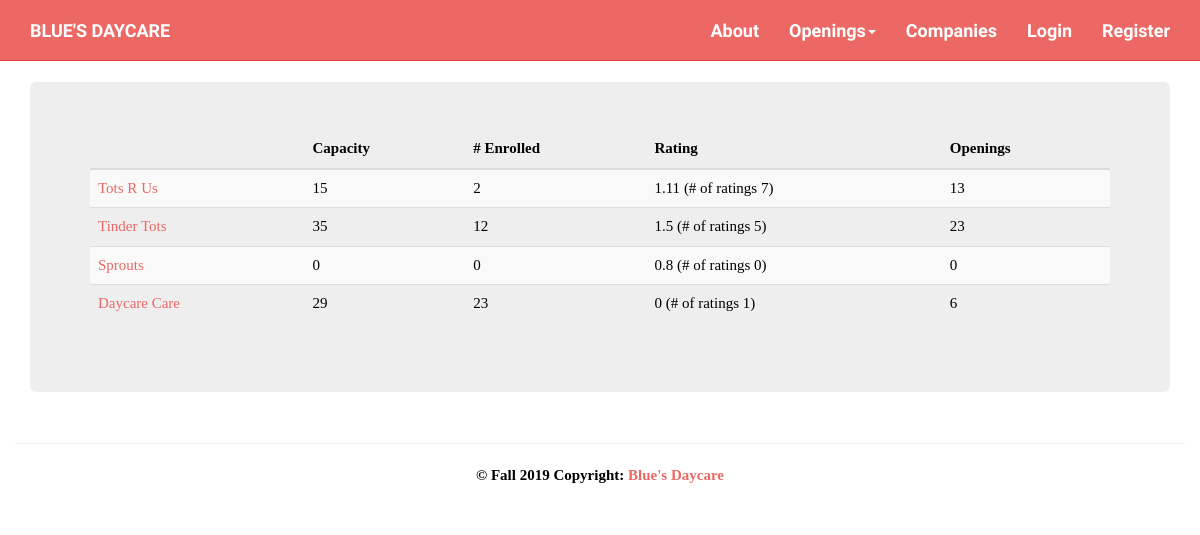
Screenshot of /index.php?action=viewCompanies with the database file from the repository.
### tables this page shows
CREATE TABLE `company` (
  `companyID` int(11) NOT NULL,
  `companyName` varchar(100) NOT NULL,
  `employeeCount` int(11) NOT NULL DEFAULT '1',
  `childCapacity` int(11) NOT NULL DEFAULT '0',
  `childrenEnrolled` int(11) NOT NULL DEFAULT '0',
  `overallRating` float DEFAULT '0',
  `ownerID` int(11) NOT NULL,
  `companyImage` varchar(50) DEFAULT 'images/default-company.jpg'
);

CREATE TABLE `user` (
  `id` int(11) NOT NULL,
  `fName` varchar(50) NOT NULL,
  `lName` varchar(50) NOT NULL,
  `email` varchar(50) NOT NULL,
  `uName` varchar(50) DEFAULT NULL,
  `pWord` varchar(120) DEFAULT NULL,
  `image` varchar(100) DEFAULT 'images/default.jpg',
  `roleID` int(11) DEFAULT NULL,
  `Restricted` int(1) NOT NULL
);

### models/company_db.php (called while the page is built, shortened)
<?php
class company_db {
    public static function select_all() {
        $db = Database::getDB();
        $queryUsers = 'SELECT * FROM company';
        $statement = $db->prepare($queryUsers);
        $statement->execute();
        $rows = $statement->fetchAll();
        foreach ($rows as $value) {
            $owner = user_db::get_user_by_id($value['ownerID']);
            $company = new company($value['companyID'], $value['companyName'], $value['employeeCount'], $value['childCapacity'], $value['childrenEnrolled'], $value['overallRating'], $owner, $value['companyImage']);
            $companies[]=$company;
        }
        return $companies;
    }
}

### models/user_db.php (called while the page is built, shortened)
<?php
class user_db {
    public static function get_user_by_id($id) {
        $db = Database::getDB();
        $query = 'SELECT *
              FROM user
              WHERE ID= :id';
        $statement = $db->prepare($query);
        $statement->bindValue(':id', $id);
        $statement->execute();
        $value = $statement->fetch();
        $userRole = role_db::get_role_by_id($value['roleID']);
        $users = new user($value['id'], $value['fName'], $value['lName'], $value['email'], $value['uName'], $value['pWord'], $value['image'], $userRole, $value['Restricted']);
        return $users;
    }
}

### models/role_db.php (called while the page is built, shortened)
<?php
class role_db {
    public static function get_role_by_id($id) {
        $db = Database::getDB();
        $query = 'SELECT *
              FROM role
              WHERE ID= :id';
        $statement = $db->prepare($query);
        $statement->bindValue(':id', $id);
        $statement->execute();
        $value = $statement->fetch();
        $role = new role($value['id'], $value['type']);
        return $role;
    }
}

### models/company.php (called while the page is built, shortened)
<?php
class company {
    private $ID, $companyName, $employeeCount, $childCapacity, $childrenEnrolled, $overallRating, $ownerID, $image, $ratingsCount;
    function __construct($ID, $companyName, $employeeCount, $childCapacity, $childrenEnrolled, $overallRating, user $ownerID = null, $image) {
        $this->ID = $ID;
        $this->companyName = $companyName;
        $this->childCapacity = $childCapacity;
        $this->childrenEnrolled = $childrenEnrolled;
        $this->overallRating = $overallRating;
    }
    function getRatingsCount() {
        return $this->ratingsCount;
    }
    function setRatingsCount($ratingsCount) {
        $this->ratingsCount = $ratingsCount;
    }
    function getID() {
        return $this->ID;
    }
    function getCompanyName() {
        return $this->companyName;
    }
    function getChildCapacity() {
        return $this->childCapacity;
    }
    function getChildrenEnrolled() {
        return $this->childrenEnrolled;
    }
    function getOverallRating(){
        return $this->overallRating;
    }
}

### models/feedback_db.php (called while the page is built, shortened)
<?php
class feedback_db {
    public static function getCompanyReviewCount($companyID){
        $db = Database::getDB();
        $query = 'select count(companyID) as count '
                . 'from companyfeedback '
                . 'where companyID = :companyID';
        try {
            $statement = $db->prepare($query);
            $statement->bindValue(':companyID', $companyID);
            $statement->execute();
            $value = $statement->fetch();
            $count = $value['count'];
            return $count;
        } catch (PDOException $e) {
            $error_message = $e->getMessage();
            display_db_error($error_message);
        }
    }
}

### views/allCompanies.php (the view, shortened to what this page needs)
<!DOCTYPE html>
<html lang="en">
    <head>
        <?php include ('css/css.php'); ?>
    </head>
    <body>
        <?php include('nav.php') ?>
        <div class="container">
            <br>
            <div class="jumbotron">
                <table class="table table-striped table-hover">
  <thead>
    <tr>
      <th scope="col"></th>
      <th scope="col">Capacity</th>
      <th scope="col"># Enrolled</th>
      <th scope="col">Rating</th>
      <th scope="col">Openings</th>
    </tr>
  </thead>
  <tbody>
      <?php foreach ($companies as $c) : ?>
      <tr>
          <td><a href="index.php?action=viewCompanyProfileUser&amp;id=<?php echo $c->getID(); ?>"><?php echo $c->getCompanyName(); ?></a></td>
          <td><?php echo $c->getChildCapacity(); ?></td>
          <td><?php echo $c->getChildrenEnrolled(); ?></td>
          <td><?php echo $c->getOverallRating(); ?><span> (# of ratings <?php echo $c->getRatingsCount(); ?>)</span></td>
          <td><?php echo $c->getChildCapacity()- $c->getChildrenEnrolled(); ?></td>
      </tr>
      <?php endforeach; ?>
  </tbody>
                </table>
        </div>
        </div>
        <?php include ('footer.php'); ?>
    </body>
</html>

### css/local.css (style rules this page uses)
body { color:black; }

### rows the page displays
company: companyName "Tots R Us", childCapacity "15", childrenEnrolled "2", overallRating "1.11", RatingsCount "7", $c->getChildCapacity()- $c->getChildrenEnrolled() "13"
company: companyName "Tinder Tots", childCapacity "35", childrenEnrolled "12", overallRating "1.5", RatingsCount "5", $c->getChildCapacity()- $c->getChildrenEnrolled() "23"
company: companyName "Sprouts", ownerID.Restricted "0", childCapacity "0", overallRating "0.8", RatingsCount "0", $c->getChildCapacity()-$c->getChildrenEnrolled() "0"
company: companyName "Daycare Care", childCapacity "29", childrenEnrolled "23", ownerID.Restricted "0", RatingsCount "1", $c->getChildCapacity()- $c->getChildrenEnrolled() "6"
